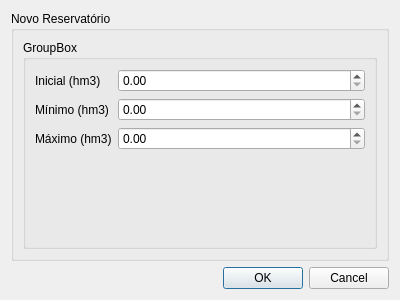
<?xml version="1.0" encoding="UTF-8"?>
<ui version="4.0">
 <class>NewReservoirDialog</class>
 <widget class="QDialog" name="NewReservoirDialog">
  <property name="geometry">
   <rect>
    <x>0</x>
    <y>0</y>
    <width>400</width>
    <height>300</height>
   </rect>
  </property>
  <property name="windowTitle">
   <string>Dialog</string>
  </property>
  <layout class="QVBoxLayout" name="verticalLayout">
   <item>
    <widget class="QGroupBox" name="groupBox">
     <property name="title">
      <string>Novo Reservatório</string>
     </property>
     <layout class="QHBoxLayout" name="horizontalLayout">
      <item>
       <widget class="QGroupBox" name="groupBox_2">
        <property name="title">
         <string>GroupBox</string>
        </property>
        <layout class="QHBoxLayout" name="horizontalLayout_2">
         <item>
          <layout class="QFormLayout" name="formLayout">
           <item row="0" column="0">
            <widget class="QLabel" name="label">
             <property name="text">
              <string>Inicial (hm3)</string>
             </property>
            </widget>
           </item>
           <item row="0" column="1">
            <widget class="QDoubleSpinBox" name="InitialValueSpinBox">
             <property name="maximum">
              <double>100000000000000.000000000000000</double>
             </property>
            </widget>
           </item>
           <item row="1" column="0">
            <widget class="QLabel" name="label_2">
             <property name="text">
              <string>Mínimo (hm3)</string>
             </property>
            </widget>
           </item>
           <item row="1" column="1">
            <widget class="QDoubleSpinBox" name="minimumValueSpinBox">
             <property name="maximum">
              <double>100000000000000.000000000000000</double>
             </property>
            </widget>
           </item>
           <item row="2" column="0">
            <widget class="QLabel" name="label_3">
             <property name="text">
              <string>Máximo (hm3)</string>
             </property>
            </widget>
           </item>
           <item row="2" column="1">
            <widget class="QDoubleSpinBox" name="maximumValueSpinBox">
             <property name="maximum">
              <double>100000000000000.000000000000000</double>
             </property>
            </widget>
           </item>
          </layout>
         </item>
        </layout>
       </widget>
      </item>
     </layout>
    </widget>
   </item>
   <item>
    <widget class="QDialogButtonBox" name="buttonBox">
     <property name="orientation">
      <enum>Qt::Horizontal</enum>
     </property>
     <property name="standardButtons">
      <set>QDialogButtonBox::Cancel|QDialogButtonBox::Ok</set>
     </property>
    </widget>
   </item>
  </layout>
 </widget>
 <resources/>
 <connections>
  <connection>
   <sender>buttonBox</sender>
   <signal>accepted()</signal>
   <receiver>NewReservoirDialog</receiver>
   <slot>accept()</slot>
   <hints>
    <hint type="sourcelabel">
     <x>248</x>
     <y>254</y>
    </hint>
    <hint type="destinationlabel">
     <x>157</x>
     <y>274</y>
    </hint>
   </hints>
  </connection>
  <connection>
   <sender>buttonBox</sender>
   <signal>rejected()</signal>
   <receiver>NewReservoirDialog</receiver>
   <slot>reject()</slot>
   <hints>
    <hint type="sourcelabel">
     <x>316</x>
     <y>260</y>
    </hint>
    <hint type="destinationlabel">
     <x>286</x>
     <y>274</y>
    </hint>
   </hints>
  </connection>
 </connections>
</ui>
